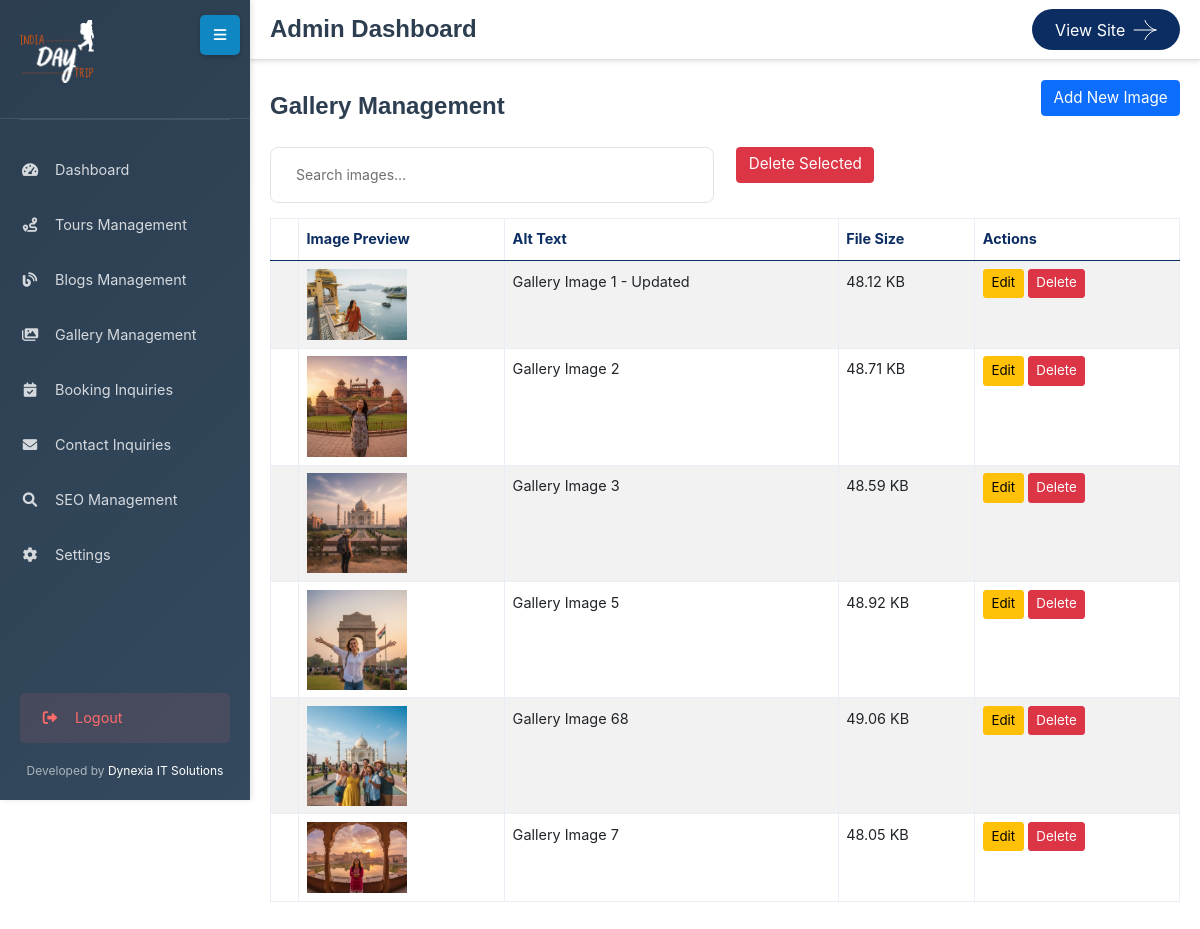
The page /admin/gallery.php (signed in) on the database its author committed.
### tables this page shows
CREATE TABLE `gallery_images` (
  `id` int(11) NOT NULL,
  `filename` varchar(255) NOT NULL,
  `title` varchar(255) DEFAULT NULL,
  `tags` longtext DEFAULT NULL CHECK (json_valid(`tags`)),
  `alt_text` varchar(255) DEFAULT NULL,
  `created_at` timestamp NOT NULL DEFAULT current_timestamp()
);

### functions.php (called while the page is built, shortened)
<?php
function startSessionIfPossible() {
    if (session_status() === PHP_SESSION_ACTIVE) {
        return true;
    }
    return session_status() === PHP_SESSION_ACTIVE;
}
function generateCSRFToken() {
    return $_SESSION['csrf_token'];
}
?>

### admin/gallery.php (the view, shortened to what this page needs)
<?php
require_once '../config.php';
?>
<!DOCTYPE html>
<html lang="en">
<head>
    <link rel="stylesheet" href="../assets/css/bootstrap.min.css">
    <link rel="stylesheet" href="../assets/css/fontawesome.min.css">
    <link rel="stylesheet" href="../assets/css/style.css">
    <link rel="stylesheet" href="https://cdnjs.cloudflare.com/ajax/libs/cropperjs/1.5.12/cropper.min.css">
</head>
<body>
    <?php include 'sidebar.php'; ?>
    <?php include 'header.php'; ?>
    <div class="main-content">
        <div class="content-wrapper">
            <div class="d-flex mb-3 justify-content-between align-items-center">
                <h1 class="page-title">Gallery Management</h1>
                <button type="button" class="btn btn-primary mb-3" onclick="openAddModal()" aria-label="Add new image">Add New Image</button>
            </div>
            <div class="row mb-3">
                <div class="col-md-6">
                    <input type="text" id="search" placeholder="Search images..." class="form-control">
                </div>
                <div class="col-md-6 text-right">
                    <button id="bulkDelete" class="btn btn-danger">Delete Selected</button>
                </div>
            </div>
            <table class="table table-striped">
                 <thead>
                     <tr>
                         <th><input type="checkbox" id="selectAll"></th>
                         <th>Image Preview</th>
                         <th>Alt Text</th>
                         <th>File Size</th>
                         <th>Actions</th>
                     </tr>
                 </thead>
                 <tbody>
                     <?php
                     $currentPage = max(1, (int)($_GET['page'] ?? 1));
                     $perPage = 24;
                     $totalItems = (int)$pdo->query("SELECT COUNT(*) FROM gallery_images")->fetchColumn();
                     $pagination = getPaginationInfo($currentPage, $totalItems, $perPage);
                     $stmt = $pdo->prepare("SELECT id, filename, alt_text FROM gallery_images ORDER BY created_at DESC LIMIT ? OFFSET ?");
                     $stmt->bindValue(1, (int)$pagination['per_page'], PDO::PARAM_INT);
                     $stmt->bindValue(2, (int)$pagination['offset'], PDO::PARAM_INT);
                     $stmt->execute();
                     $csrfToken = urlencode(generateCSRFToken());
                     while ($row = $stmt->fetch()) {
                         $file_path = "../assets/img/gallery/" . $row['filename'];
                         $file_size = file_exists($file_path) ? number_format(filesize($file_path) / 1024, 2) . ' KB' : 'N/A';
                         echo "<tr>
                             <td><input type='checkbox' class='bulk-check' data-id='{$row['id']}'></td>
                             <td><img src='../assets/img/gallery/{$row['filename']}' width='100' alt='{$row['alt_text']}'></td>
                             <td>" . ($row['alt_text'] ? htmlspecialchars($row['alt_text']) : '<span class="text-muted">No alt text</span>') . "</td>
                             <td>" . $file_size . "</td>
                             <td>
                                 <a href='#' onclick='openEditModal({$row['id']})' class='btn btn-sm btn-warning'>Edit</a>
                                 <a href='?action=delete&id={$row['id']}&csrf_token={$csrfToken}' class='btn btn-sm btn-danger' onclick='return confirm(\"Delete this image?\")'>Delete</a>
                             </td>
                         </tr>";
                     }
                     ?>
                 </tbody>
             </table>
        </div>
    </div>
</body>
</html>

### admin/sidebar.php (style rules this page uses)
.main-content { margin-left: 250px; margin-top: 60px; padding: 20px; transition: margin-left 0.3s ease; }
.content-wrapper { max-width: 1200px; margin: 0 auto; }

### admin/header.php (style rules this page uses)
.page-title { margin: 0; font-size: 24px; color: #2c3e50; }

### rows shown on the page
gallery_images: filename (picture), alt_text "Gallery Image 1 - Updated", filename "48.12 KB"
gallery_images: filename (picture), alt_text "Gallery Image 2", filename "48.71 KB"
gallery_images: filename (picture), alt_text "Gallery Image 3", filename "48.59 KB"
gallery_images: filename (picture), alt_text "Gallery Image 5", filename "48.92 KB"
gallery_images: filename (picture), alt_text "Gallery Image 68", filename "49.06 KB"
gallery_images: filename (picture), alt_text "Gallery Image 7", filename "48.05 KB"
